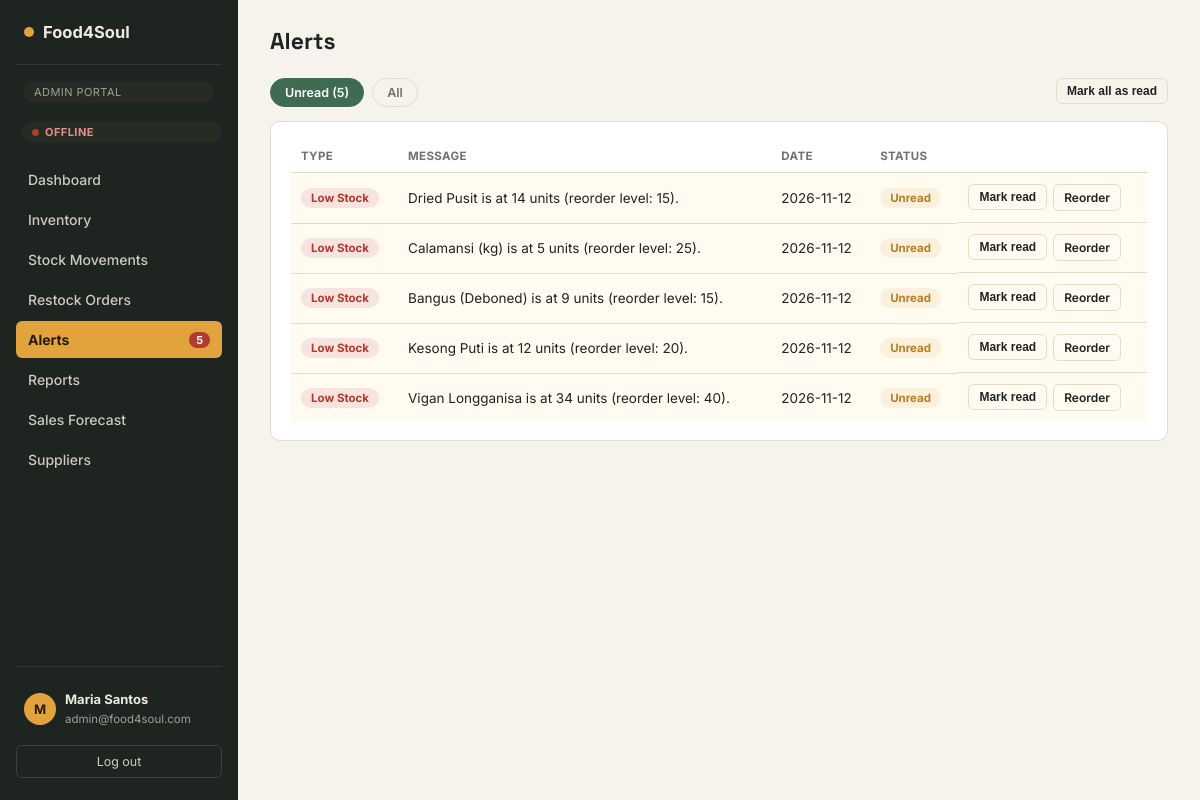
The page /admin/alerts.php (signed in) on the database its author committed.
### tables this page shows
CREATE TABLE alerts (
  Alert_ID        VARCHAR(10) PRIMARY KEY,
  Product_ID      VARCHAR(10),
  Alert_Type      VARCHAR(50),
  Alert_Message   VARCHAR(255),
  Date_Generated  DATE,
  Status          ENUM('Read','Unread') DEFAULT 'Unread',
  CONSTRAINT fk_alerts_product FOREIGN KEY (Product_ID) REFERENCES products(Product_ID) ON DELETE CASCADE
);

### includes/auth.php (called while the page is built, shortened)
<?php
function current_user() {
    return $_SESSION['user'] ?? null;
}

### includes/functions.php (called while the page is built, shortened)
<?php
function badge_class($status) {
    $map = [
        'Delivered' => 'ok', 'In Stock' => 'ok',
        'Pending' => 'warn', 'Low Stock' => 'bad', 'Out of Stock' => 'out',
        'Processing' => 'neutral', 'Cancelled' => 'bad',
        'Unread' => 'warn', 'Read' => 'neutral',
    ];
    return $map[$status] ?? 'neutral';
}
function unread_alert_count(PDO $pdo): int {
    return (int)$pdo->query("SELECT COUNT(*) FROM alerts WHERE Status = 'Unread'")->fetchColumn();
}

### admin/alerts.php (the view, shortened to what this page needs)
<?php
require_once __DIR__ . '/../includes/auth.php';
require_once __DIR__ . '/../includes/functions.php';
$filter = ($_GET['show'] ?? 'unread') === 'all' ? 'all' : 'unread';
$sql = "SELECT a.*, p.Product_Name FROM alerts a LEFT JOIN products p ON p.Product_ID = a.Product_ID"
     . ($filter === 'unread' ? " WHERE a.Status = 'Unread'" : "")
     . " ORDER BY a.Status = 'Unread' DESC, a.Date_Generated DESC, a.Alert_ID DESC";
$alerts = $pdo->query($sql)->fetchAll();
$unread = unread_alert_count($pdo);
$active = 'alerts';
require __DIR__ . '/../includes/header.php';
?>
<div class="topbar"><h1>Alerts</h1></div>
<div data-live="alerts-page">
<div class="tabs">
  <a href="?show=unread" class="<?= $filter === 'unread' ? 'active' : '' ?>">Unread (<?= $unread ?>)</a>
  <a href="?show=all" class="<?= $filter === 'all' ? 'active' : '' ?>">All</a>
  <?php if ($unread > 0): ?>
  <form method="post" style="margin-left:auto;">
    <button class="btn btn-ghost btn-sm" type="submit">Mark all as read</button>
  </form>
  <?php endif; ?>
</div>
<div class="panel"><div class="table-scroll">
  <table>
    <thead><tr><th>Type</th><th>Message</th><th>Date</th><th>Status</th><th></th></tr></thead>
    <tbody>
      <?php foreach ($alerts as $a): ?>
        <tr class="<?= $a['Status'] === 'Unread' ? 'unread' : '' ?>">
          <td><span class="badge <?= in_array($a['Alert_Type'], ['Low Stock','Late Order'], true) ? 'bad' : ($a['Alert_Type'] === 'Delivery' ? 'ok' : 'neutral') ?>"><?= htmlspecialchars($a['Alert_Type']) ?></span></td>
          <td><?= htmlspecialchars($a['Alert_Message']) ?></td>
          <td><?= htmlspecialchars($a['Date_Generated']) ?></td>
          <td><span class="badge <?= badge_class($a['Status']) ?>"><?= htmlspecialchars($a['Status']) ?></span></td>
          <td style="display:flex;gap:6px;">
            <?php if ($a['Status'] === 'Unread'): ?>
            <form method="post">
              <button class="btn btn-ghost btn-sm" type="submit">Mark read</button>
            </form>
            <?php endif; ?>
            <?php if ($a['Alert_Type'] === 'Low Stock' && $a['Status'] === 'Unread' && $a['Product_ID']): ?>
              <a class="btn btn-ghost btn-sm" href="/admin/orders.php?restock=<?= urlencode($a['Product_ID']) ?>">Reorder</a>
            <?php endif; ?>
          </td>
        </tr>
      <?php endforeach; ?>
    </tbody>
  </table>
</div></div>
</div>
<?php require __DIR__ . '/../includes/footer.php'; ?>

### includes/header.php (shortened to what this page needs)
<?php
$user = current_user();
$role = $user['Role'] ?? '';
$navByRole = [
    'Admin' => [
        ['dashboard', '/admin/dashboard.php', 'Dashboard', 'grid'],
        ['inventory', '/admin/inventory.php', 'Inventory', 'box'],
        ['movements', '/admin/movements.php', 'Stock Movements', 'swap'],
        ['orders',    '/admin/orders.php',    'Restock Orders', 'clipboard'],
        ['alerts',    '/admin/alerts.php',    'Alerts', 'bell'],
        ['reports',   '/admin/reports.php',   'Reports', 'file'],
        ['forecast',  '/admin/forecast.php',  'Sales Forecast', 'trend'],
        ['suppliers', '/admin/suppliers.php', 'Suppliers', 'truck'],
    ],
    'Supplier' => [
        ['dashboard', '/supplier/dashboard.php', 'Overview', 'grid'],
        ['orders',    '/supplier/orders.php',    'Assigned Orders', 'clipboard'],
        ['inventory', '/supplier/inventory.php', 'Update Stock', 'box'],
    ],
    'Reseller' => [
        ['catalog', '/reseller/catalog.php', 'Stock Catalog', 'box'],
        ['orders',  '/reseller/orders.php',  'My Orders', 'clipboard'],
    ],
];
$unreadAlerts = 0;
if ($role === 'Admin' && function_exists('unread_alert_count')) {
    $unreadAlerts = unread_alert_count($pdo);
}
?>
<!DOCTYPE html>
<html lang="en">
<head>
<link rel="stylesheet" href="/assets/css/style.css">
</head>
<body>
<div class="shell">
  <aside class="sidebar">
    <div class="brand"><span class="dot"></span>Food4Soul</div>
    <div class="role-badge"><?= htmlspecialchars($role) ?> Portal</div>
    <div class="live-pill on" id="livePill" title="This page updates itself when anything changes"><span class="pulse"></span><span class="txt">Live</span></div>
    <nav data-live="nav">
      <?php foreach ($navByRole[$role] ?? [] as [$key, $url, $label, $icon]): ?>
        <a class="nav-item <?= $active === $key ? 'active' : '' ?>" href="<?= $url ?>"><?= $ICONS[$icon] ?><span><?= htmlspecialchars($label) ?></span><?php if ($key === 'alerts' && $unreadAlerts > 0): ?><em class="nav-badge"><?= $unreadAlerts > 99 ? '99+' : $unreadAlerts ?></em><?php endif; ?></a>
      <?php endforeach; ?>
    </nav>
    <div class="sidebar-footer">
      <div class="user-chip">
        <div class="av"><?= htmlspecialchars(mb_substr($user['Full_Name'] ?? '?', 0, 1)) ?></div>
        <div class="meta"><b><?= htmlspecialchars($user['Full_Name'] ?? '') ?></b><span><?= htmlspecialchars($user['Email_Address'] ?? '') ?></span></div>
      </div>
      <a class="logout-btn" href="/logout.php">Log out</a>
    </div>
  </aside>
  <main class="main">

### includes/footer.php
  </main>
</div>
</body>
</html>

### assets/css/style.css (style rules this page uses)
:root { --ink:#1E2420; --ink-soft:#3A433C; --paper:#F6F3EC; --paper-raised:#FFFFFF; --line:#E2DCCB; --marigold:#E2A33D; --marigold-deep:#B97F1F; --basil:#3E6B52; --basil-soft:#E6EEE7; --paprika:#B23A2E; --paprika-soft:#F7E4DF; --slate:#6E7368; --radius-sm:6px; --radius-md:10px; --radius-lg:18px; }
* { box-sizing:border-box; }
html,body { height:100%; }
body { margin:0;font-family:'Inter',system-ui,sans-serif;background:var(--paper);color:var(--ink); }
h1,h2,h3,.num { font-family:'Space Grotesk',system-ui,sans-serif; }
a { color:inherit; }
.shell { display:grid;grid-template-columns:238px 1fr;min-height:100vh; }
.sidebar { background:var(--ink);color:#EDEBE0;padding:22px 16px;display:flex;flex-direction:column; }
.sidebar .brand { display:flex;align-items:center;gap:9px;font-weight:700;font-size:16.5px;padding:0 8px 22px;border-bottom:1px solid #333A32;margin-bottom:16px; }
.sidebar .brand .dot { width:10px;height:10px;border-radius:50%;background:var(--marigold); }
.role-badge { margin:0 8px 18px;font-size:11px;text-transform:uppercase;letter-spacing:.04em;color:#9CA096;background:#262B23;display:inline-block;padding:4px 10px;border-radius:999px; }
.nav-item { display:flex;align-items:center;gap:10px;padding:10px 12px;border-radius:var(--radius-sm);color:#C9CBBF;font-size:14px;font-weight:500;text-decoration:none;margin-bottom:3px; }
.nav-item.active { background:var(--marigold);color:#241B08;font-weight:700; }
.sidebar-footer { margin-top:auto;padding-top:16px;border-top:1px solid #333A32; }
.user-chip { display:flex;align-items:center;gap:9px;padding:8px;border-radius:var(--radius-sm); }
.user-chip .av { width:32px;height:32px;border-radius:50%;background:var(--marigold);color:#241B08;display:flex;align-items:center;justify-content:center;font-weight:700;font-size:13px;flex-shrink:0; }
.user-chip .meta b { display:block;font-size:13px; }
.user-chip .meta span { font-size:11.5px;color:#9CA096; }
.logout-btn { display:block;text-align:center;width:100%;margin-top:10px;background:none;border:1px solid #3A423A;color:#C9CBBF;padding:8px;border-radius:var(--radius-sm);font-size:12.5px;text-decoration:none; }
.main { padding:26px 32px 60px; }
.topbar { display:flex;align-items:center;justify-content:space-between;margin-bottom:22px;gap:16px;flex-wrap:wrap; }
.topbar h1 { font-size:23px;margin:0; }
.panel { background:var(--paper-raised);border:1px solid var(--line);border-radius:var(--radius-md);padding:18px 20px;margin-bottom:20px; }
.table-scroll { overflow-x:auto; }
table { width:100%;border-collapse:collapse;font-size:13.5px; }
th { text-align:left;font-size:11.5px;text-transform:uppercase;letter-spacing:.03em;color:var(--slate);padding:9px 10px;border-bottom:1px solid var(--line); }
td { padding:11px 10px;border-bottom:1px solid var(--line);vertical-align:middle; }
tr:last-child td { border-bottom:none; }
.badge { display:inline-block;padding:3px 10px;border-radius:999px;font-size:11.5px;font-weight:700; }
.badge.warn { background:#FBF0DC;color:var(--marigold-deep); }
.badge.bad { background:var(--paprika-soft);color:var(--paprika); }
.btn { border:none;border-radius:var(--radius-sm);padding:8px 14px;font-size:13px;font-weight:600;cursor:pointer;text-decoration:none;display:inline-block;transition:.12s; }
.btn-ghost { background:none;border:1px solid var(--line);color:var(--ink); }
.btn-sm { padding:5px 10px;font-size:12px; }
.nav-badge { margin-left:auto;background:var(--paprika);color:#fff;font-style:normal;font-size:11px;font-weight:700;padding:1px 7px;border-radius:999px; }
.tabs { display:flex;gap:8px;margin-bottom:14px; }
.tabs a { padding:6px 14px;border:1px solid var(--line);border-radius:999px;font-size:12.5px;font-weight:600;color:var(--slate);text-decoration:none; }
.tabs a.active { background:var(--basil);border-color:var(--basil);color:#fff; }
tr.unread td { background:#FFFBF1; }
.live-pill { display:inline-flex;align-items:center;gap:6px;margin:0 0 18px 6px;font-size:11px;font-weight:700;letter-spacing:.04em;text-transform:uppercase;padding:4px 10px;border-radius:999px;background:#262B23;color:#9CA096; }
.live-pill .pulse { width:7px;height:7px;border-radius:50%;background:#6E7368; }
.live-pill.off { color:#E58F85; }
.live-pill.off .pulse { background:#B23A2E; }
th { white-space:nowrap; }

### rows shown on the page
alerts: Alert_Type "Low Stock", Alert_Message "Dried Pusit is at 14 units (reorder level: 15).", Date_Generated "2026-11-12", Status "Unread"
alerts: Alert_Type "Low Stock", Alert_Message "Calamansi (kg) is at 5 units (reorder level: 25).", Date_Generated "2026-11-12", Status "Unread"
alerts: Alert_Type "Low Stock", Alert_Message "Bangus (Deboned) is at 9 units (reorder level: 15).", Date_Generated "2026-11-12", Status "Unread"
alerts: Alert_Type "Low Stock", Alert_Message "Kesong Puti is at 12 units (reorder level: 20).", Date_Generated "2026-11-12", Status "Unread"
alerts: Alert_Type "Low Stock", Alert_Message "Vigan Longganisa is at 34 units (reorder level: 40).", Date_Generated "2026-11-12", Status "Unread"

### other values the page prints
$role "ADMIN"
$label "Dashboard"
$label "Inventory"
$label "Stock Movements"
$label "Restock Orders"
$label "Alerts"
$unreadAlerts "5"
$label "Reports"
$label "Sales Forecast"
$label "Suppliers"
mb_substr($user['Full_Name'] ?? '?', 0, 1) "M"
$user['Full_Name'] "Maria Santos"
$user['Email_Address'] "admin@food4soul.com"
$unread "5"
